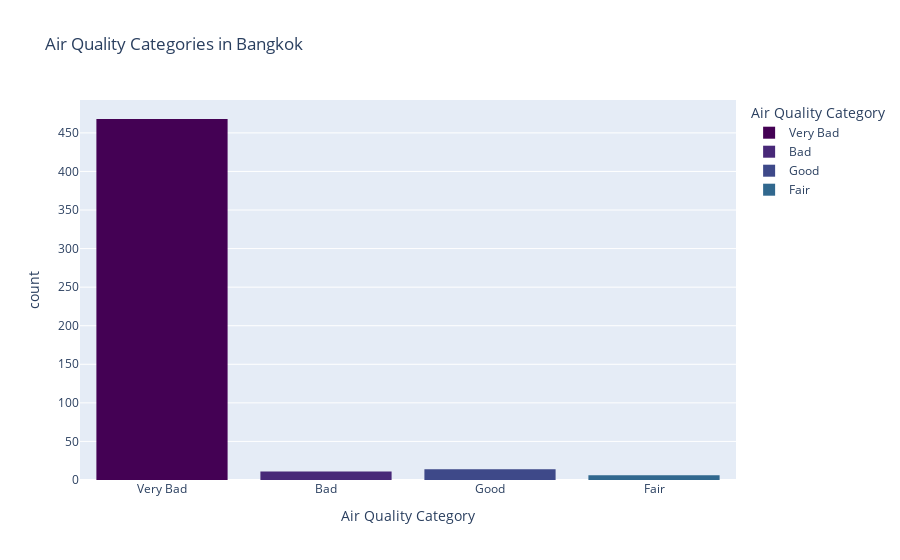
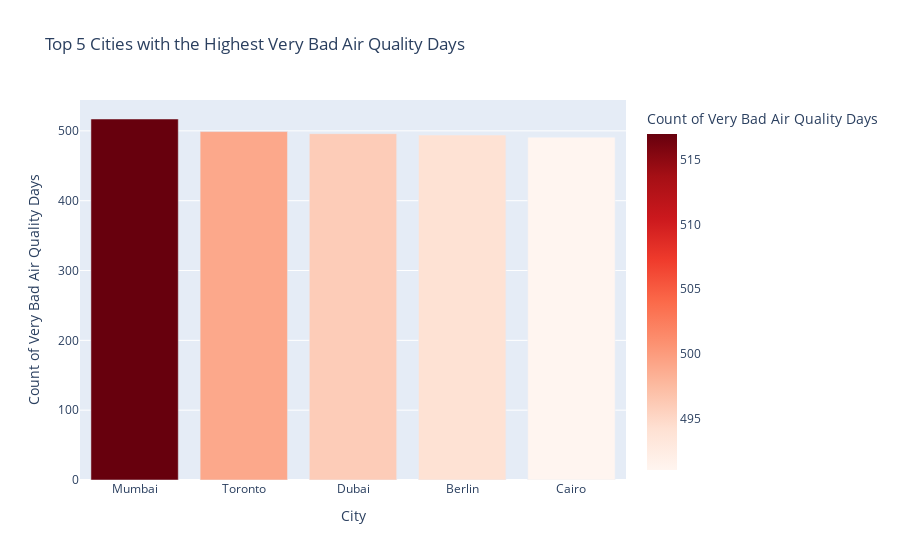

Notebook source saved alongside these figures, in order:
### Markdown cell above
## **Question 3:** How often does a city (e.g. Bangkok) experience different air quality categories ?
### **Benefit:**
- Public Health Awareness: Understanding how often poor air quality occurs helps in assessing health risks to the population. If Bad or Very Bad air quality levels are frequent, it indicates a need for stronger public health warnings and interventions

- Forecasting: By recognizing patterns of pollution, the analysis helps forecast pollution levels. For example, if Bad air quality is more common during certain seasons or conditions, proactive measures (like advisories or changes in local activities) can be put in place.

### Code cell
# Step 1: Define a function to categorize air quality based on PM2.5 and PM10 levels
def categorize_air_quality(row):
    if row['PM2.5'] <= 25 and row['PM10'] <= 50:
        return 'Good'
    elif 25 < row['PM2.5'] <= 37.5 and 50 < row['PM10'] <= 75:
        return 'Fair'
    elif 37.5 < row['PM2.5'] <= 50 and 75 < row['PM10'] <= 100:
        return 'Bad'
    else:
        return 'Very Bad'

# Step 2: Apply the categorization function to the entire dataset
data['Air Quality'] = data.apply(categorize_air_quality, axis=1)

# Step 3: Filter the data for Bangkok
bangkok_data = data[data['City'] == 'Bangkok']

# Step 4: Visualize Air Quality Categories in Bangkok using Plotly
fig_bangkok = px.histogram(bangkok_data, 
                           x='Air Quality', 
                           title='Air Quality Categories in Bangkok',
                           labels={'Air Quality': 'Air Quality Category', 'count': 'Count of Days'},
                           color='Air Quality',
                           color_discrete_sequence=px.colors.sequential.Viridis)
fig_bangkok.update_layout(template='plotly')
fig_bangkok.show()

# Step 5: Find top 5 cities with the highest counts of "Very Bad" Air Quality
top_very_bad_cities = data[data['Air Quality'] == 'Very Bad'].groupby('City', as_index=False).size()
top_5_very_bad_cities = top_very_bad_cities.sort_values(by='size', ascending=False).head(5)

# Step 6: Visualize top 5 cities with the highest "Very Bad" Air Quality counts
fig_top_very_bad = px.bar(top_5_very_bad_cities, 
                          x='City', 
                          y='size',
                          title='Top 5 Cities with the Highest Very Bad Air Quality Days',
                          labels={'size': 'Count of Very Bad Air Quality Days', 'City': 'City'},
                          color='size',
                          color_continuous_scale='Reds')
fig_top_very_bad.update_layout(template='plotly')
fig_top_very_bad.show()

### Figure 1 — Plotly figure (JSON) as saved in the notebook; plotly's stock layout.template omitted (floating-point values rounded to 4 significant figures; data arrays with more than 128 entries replaced by an {"elided": "..."} marker saying what was removed)
{"data": [{"alignmentgroup": "True", "bingroup": "x", "hovertemplate": "Air Quality Category=%{x}<br>count=%{y}<extra></extra>", "legendgroup": "Very Bad", "marker": {"color": "#440154", "pattern": {"shape": ""}}, "name": "Very Bad", "offsetgroup": "Very Bad", "orientation": "v", "showlegend": true, "type": "histogram", "x": {"elided": "468 str values"}, "xaxis": "x", "yaxis": "y"}, {"alignmentgroup": "True", "bingroup": "x", "hovertemplate": "Air Quality Category=%{x}<br>count=%{y}<extra></extra>", "legendgroup": "Bad", "marker": {"color": "#482878", "pattern": {"shape": ""}}, "name": "Bad", "offsetgroup": "Bad", "orientation": "v", "showlegend": true, "type": "histogram", "x": ["Bad", "Bad", "Bad", "Bad", "Bad", "Bad", "Bad", "Bad", "Bad", "Bad", "Bad"], "xaxis": "x", "yaxis": "y"}, {"alignmentgroup": "True", "bingroup": "x", "hovertemplate": "Air Quality Category=%{x}<br>count=%{y}<extra></extra>", "legendgroup": "Good", "marker": {"color": "#3e4989", "pattern": {"shape": ""}}, "name": "Good", "offsetgroup": "Good", "orientation": "v", "showlegend": true, "type": "histogram", "x": ["Good", "Good", "Good", "Good", "Good", "Good", "Good", "Good", "Good", "Good", "Good", "Good", "Good", "Good"], "xaxis": "x", "yaxis": "y"}, {"alignmentgroup": "True", "bingroup": "x", "hovertemplate": "Air Quality Category=%{x}<br>count=%{y}<extra></extra>", "legendgroup": "Fair", "marker": {"color": "#31688e", "pattern": {"shape": ""}}, "name": "Fair", "offsetgroup": "Fair", "orientation": "v", "showlegend": true, "type": "histogram", "x": ["Fair", "Fair", "Fair", "Fair", "Fair", "Fair"], "xaxis": "x", "yaxis": "y"}], "layout": {"barmode": "relative", "legend": {"title": {"text": "Air Quality Category"}, "tracegroupgap": 0}, "title": {"text": "Air Quality Categories in Bangkok"}, "xaxis": {"anchor": "y", "categoryarray": ["Very Bad", "Bad", "Good", "Fair"], "categoryorder": "array", "domain": [0, 1], "title": {"text": "Air Quality Category"}}, "yaxis": {"anchor": "x", "domain": [0, 1], "title": {"text": "count"}}}}

### Figure 2 — Plotly figure (JSON) as saved in the notebook; plotly's stock layout.template omitted (floating-point values rounded to 4 significant figures)
{"data": [{"alignmentgroup": "True", "hovertemplate": "City=%{x}<br>Count of Very Bad Air Quality Days=%{marker.color}<extra></extra>", "legendgroup": "", "marker": {"color": [517, 499, 496, 494, 491], "coloraxis": "coloraxis", "pattern": {"shape": ""}}, "name": "", "offsetgroup": "", "orientation": "v", "showlegend": false, "textposition": "auto", "type": "bar", "x": ["Mumbai", "Toronto", "Dubai", "Berlin", "Cairo"], "xaxis": "x", "y": [517, 499, 496, 494, 491], "yaxis": "y"}], "layout": {"barmode": "relative", "coloraxis": {"colorbar": {"title": {"text": "Count of Very Bad Air Quality Days"}}, "colorscale": [[0, "rgb(255,245,240)"], [0.125, "rgb(254,224,210)"], [0.25, "rgb(252,187,161)"], [0.375, "rgb(252,146,114)"], [0.5, "rgb(251,106,74)"], [0.625, "rgb(239,59,44)"], [0.75, "rgb(203,24,29)"], [0.875, "rgb(165,15,21)"], [1, "rgb(103,0,13)"]]}, "legend": {"tracegroupgap": 0}, "title": {"text": "Top 5 Cities with the Highest Very Bad Air Quality Days"}, "xaxis": {"anchor": "y", "domain": [0, 1], "title": {"text": "City"}}, "yaxis": {"anchor": "x", "domain": [0, 1], "title": {"text": "Count of Very Bad Air Quality Days"}}}}
